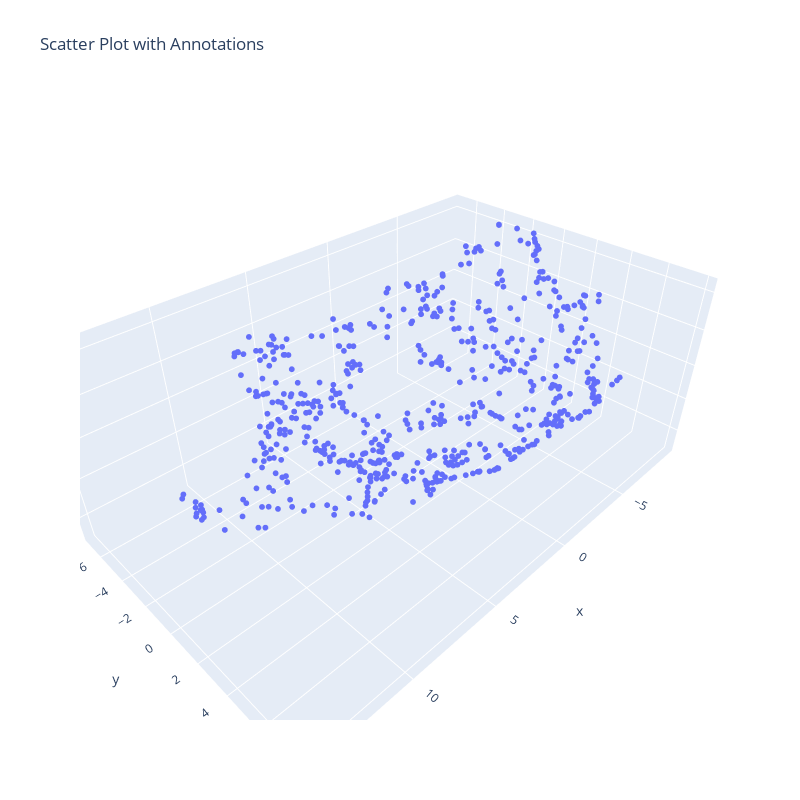

Notebook source saved alongside this figure:
### Code cell
import plotly.graph_objs as go
import plotly.io as pio

# Scatter plot
fig = go.Figure(go.Scatter3d(
    x=X_embedded_2[:, 0], 
    y=X_embedded_2[:, 1],
    z=X_embedded_2[:, 2],
    mode='markers',
    marker=dict(
        symbol="circle",
        size=2,
        line=dict(width=0)
    ),
    hovertext=data.trackName, # Add hover text
))

# Update layout
fig.update_layout(
    xaxis=dict(
        showticklabels=False,
        showgrid=False
    ),
    yaxis=dict(
        showticklabels=False,
        showgrid=False
    ),
    width=800,
    height=800,
    title='Scatter Plot with Annotations',
    hovermode='closest' # Set hover mode to show closest data on hover
)

# Show the figure
pio.show(fig)

### Figure 1 — Plotly figure (JSON) as saved in the notebook; plotly's stock layout.template omitted (floating-point values rounded to 4 significant figures; data arrays with more than 128 entries replaced by an {"elided": "..."} marker saying what was removed)
{"data": [{"hovertext": {"elided": "637 str values"}, "marker": {"line": {"width": 0}, "size": 2, "symbol": "circle"}, "mode": "markers", "type": "scatter3d", "x": {"elided": "637 float values"}, "y": {"elided": "637 float values"}, "z": {"elided": "637 float values"}}], "layout": {"height": 800, "hovermode": "closest", "title": {"text": "Scatter Plot with Annotations"}, "width": 800, "xaxis": {"showgrid": false, "showticklabels": false}, "yaxis": {"showgrid": false, "showticklabels": false}}}
